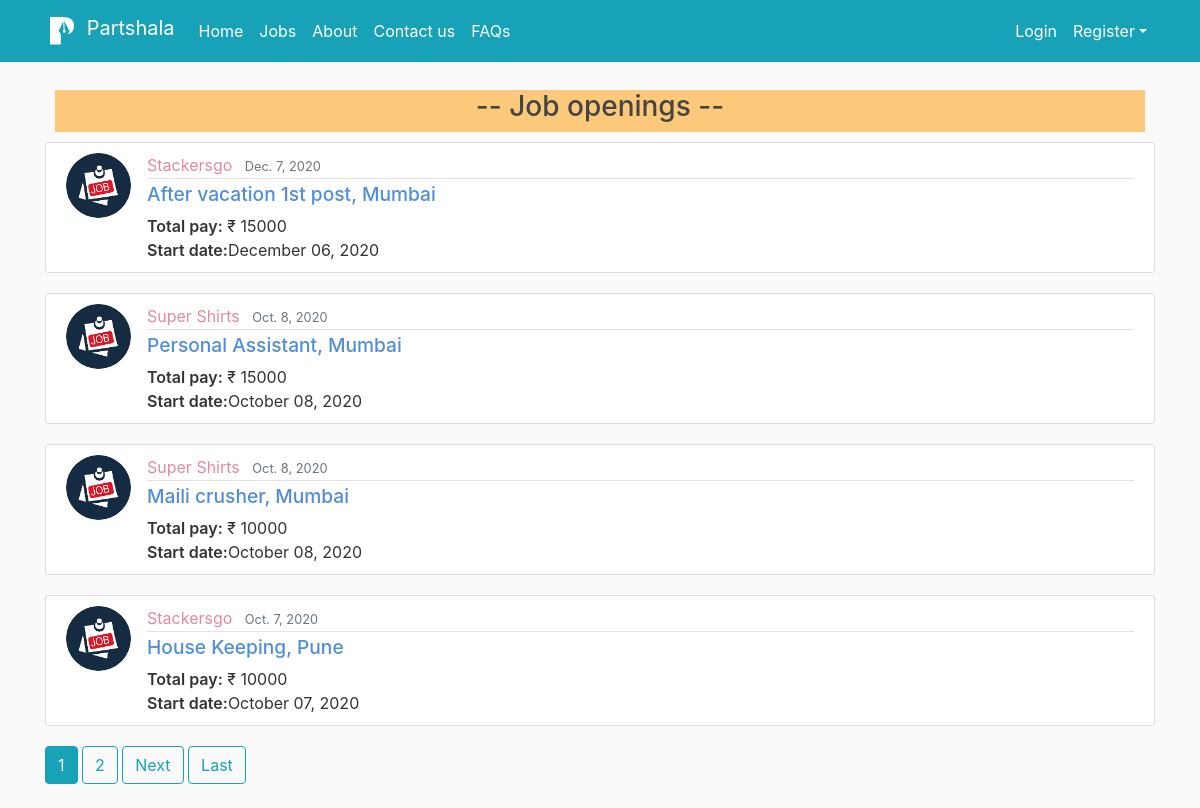
The page /jobs/ on the database as committed earlier.
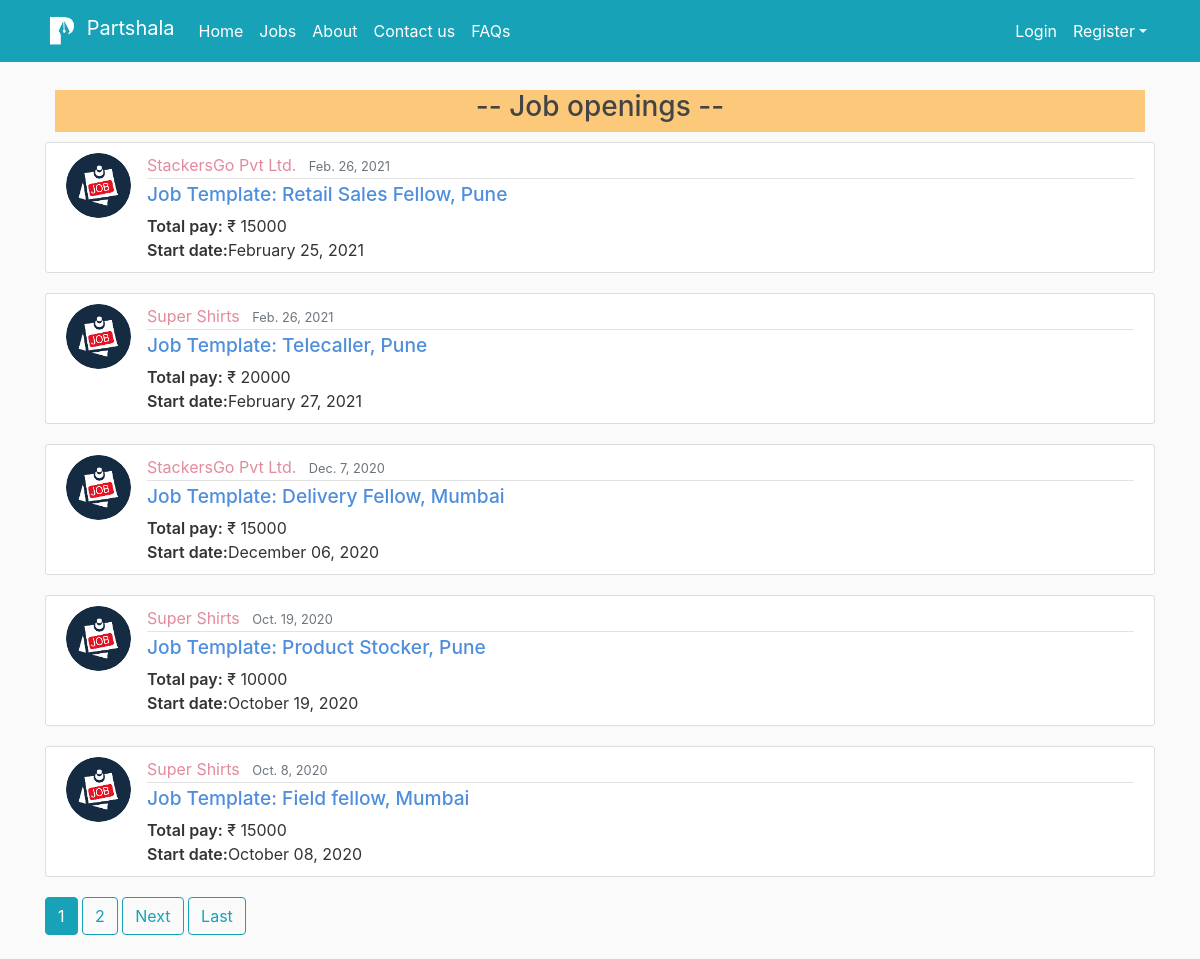
The same page on the database as committed later.
### blog/models.py (models this page shows, shortened)
class Post(models.Model):
    job_title = models.CharField(max_length=100)
    job_description = models.TextField()
    skills_reqd = models.TextField(default='Skills expected')
    post_date = models.DateField(default=timezone.now)
    start_date = models.DateField("Start date: (yyyy-mm-dd)", auto_now_add=False, auto_now=False, blank=False,default=timezone.now)
    end_date = models.DateField("End date: (yyyy-mm-dd)", auto_now_add=False, auto_now=False, blank=False,default=timezone.now)
    start_time = models.TimeField("Start time: (HH:MM)", blank=False, null=True)
    end_time = models.TimeField("End time: (HH:MM)", blank=False, null=True)
    fellow = models.ForeignKey(User, on_delete=models.CASCADE)
    city = models.CharField(max_length=15, default='')
    vacancy = models.PositiveIntegerField(default=1, validators=[MaxValueValidator(50)])
    address = models.TextField(default='Reporting Address')
    stipend = models.IntegerField(default=0, blank=True)
    filled = models.BooleanField(default=False)
    is_verified = models.BooleanField(default=False)
    is_rejected = models.BooleanField(default=False)
    rejection_note = models.TextField(default='Resubmit')
    no_of_hirings = models.PositiveIntegerField(default=1, validators=[MaxValueValidator(100)])
    note_by_partshala = models.TextField(default='')
    def get_duration(self):
        duration = (self.end_date - self.start_date).days
        return duration
    duration = property(get_duration)
    def get_total(self):
        total = self.stipend*self.no_of_hirings
        return total
    total = property(get_total)

### users/models.py (models this page shows, shortened)
class User(AbstractUser):
    username = models.CharField(unique=True,max_length=30)
    email = models.EmailField(unique=True,max_length=75)
    phone = PhoneNumberField( "Phone number: +9188xxx xxx88", unique=True,null=False, blank=False, default = '8888888888')
    is_fellow = models.BooleanField(default=False)
    is_associate = models.BooleanField(default=False)

class ProfileFellow(models.Model):
    fellow = models.OneToOneField(User, on_delete=models.CASCADE)
    company_name = models.CharField(default='', max_length=100)
    first_name = models.CharField(default='', max_length=15)
    last_name = models.CharField(default='', max_length=15)
    company_profile = models.TextField(default='')
    image = models.ImageField(default='default_fellow.png', upload_to='profile_pics_fellow')
    estd = models.PositiveIntegerField("Establishment year", default='1998', blank=False, validators=[MaxValueValidator(9999)])
    is_fellow = models.BooleanField(default=True)
    city = models.CharField(max_length=15, default='')
    address = models.TextField(default='Reporting Address')
    fellow_avg_rating = models.DecimalField(default=3, max_digits=2, decimal_places=1)
    is_verified = models.BooleanField(default=False)
    note_by_partshala = models.TextField(default='')

### blog/views.py (the view)
# urls.py: path('jobs/', PostListView.as_view(), name='jobs'),
class PostListView(ListView):
    model = Post
    template_name = 'blog/jobs.html'  # <app>/<model>_<viewtype>.html
    context_object_name = 'posts'
    ordering = ['-post_date']
    paginate_by = 5

### blog/templates/blog/jobs.html (shortened to what this page needs)
{% extends "blog/base.html" %}
{% block content %}
	<div class ="row justify-content-center" style="background-color: #fcc97b; margin: 10px;">
			<div class="text-center">
			<h3>--  Job openings  --</h3>
			</div>
	</div>
	{% for post in posts %}
		{% if post.is_verified and not post.filled %}
			<article class="media content-section">
			  <img class="rounded-circle article-img" src="{{ post.fellow.profilefellow.image.url }}">
			  <div class="media-body">
			    <div class="article-metadata">
			      <a class="mr-2" style="color: #e28b9c;" href="{% url 'fellow-posts' post.fellow %}">{{ post.fellow.profilefellow.company_name }}</a>
			      <small class="text-muted">{{ post.post_date }}</small>
			    </div>
			    <h2><a class="article-title" style="color: #4f8edc;" href="{% url 'post-detail' post.id %}">{{ post.job_title }}, {{ post.city }}</a></h2>
			    <p class="article-content" style="margin-bottom: 0rem;"> <span style="font-weight: 600"> Total pay:</span> &#8377; {{ post.stipend }}</p>
			    <p class="article-content" style="margin-bottom: 0rem;"> <span style="font-weight: 600">  Start date:</span>{{ post.start_date|date:"F d, Y" }}</p>
			  </div>
			</article>
		{% endif %}
	{% endfor %}
	{% if is_paginated %}
		{% for num in page_obj.paginator.page_range %}
			{% if page_obj.number == num %}
				<h2 class="btn btn-info mb-4">{{ num }}</h2>
			{% elif num > page_obj.number|add:'-3' and num < page_obj.number|add:'3' %}
				<a class="btn btn-outline-info mb-4" href="?page={{ num }}">{{ num }}</a>
			{% endif %}
		{% endfor %}
		{% if page_obj.has_next %}
				<a class="btn btn-outline-info mb-4" href="?page={{ page_obj.next_page_number }}">Next</a>
				<a class="btn btn-outline-info mb-4" href="?page={{ page_obj.paginator.num_pages }}">Last</a>
		{% endif %}
	{% endif %}
{% endblock content %}

### blog/templates/blog/base.html (shortened to what this page needs)
{% load static %}
<html>
<head>
    <link rel="stylesheet" href="https://maxcdn.bootstrapcdn.com/bootstrap/4.0.0/css/bootstrap.min.css">
    <link rel="stylesheet" href="https://cdnjs.cloudflare.com/ajax/libs/font-awesome/4.7.0/css/font-awesome.min.css">
	<link rel="stylesheet" href="{% static 'blog/main.css' %}">
</head>
<body>
	<header class="site-header">
	  <nav class="navbar navbar-expand-md navbar-dark bg-info fixed-top">
	    <div class="container">
	      <a class="navbar-brand" style="color: white" href="/">
		    <img src="/media/uploads/white_png.PNG" width="36" height="36" class="d-inline-block align-top" alt="" loading="lazy"> Partshala
		  </a>
	      <div class="collapse navbar-collapse" id="navbarNavDropdown">
	        <div class="navbar-nav mr-auto">
	          <a class="nav-item nav-link" style="color: white" href="{% url 'blog-home'%}">Home</a>
	          <a class="nav-item nav-link" style="color: white" href="{% url 'jobs'%}">Jobs</a>
	          <a class="nav-item nav-link" style="color: white" href="{% url 'about'%}">About</a>
	          <a class="nav-item nav-link" style="color: white" href="{% url 'contactus'%}">Contact us</a>
	          <a class="nav-item nav-link" style="color: white" href="{% url 'faqs'%}">FAQs</a>
	        </div>
	        <div class="navbar-nav">
	        	{% if user.is_authenticated %}
	        		{% if user.is_fellow %}
	        			<a class="nav-item nav-link" style="color: white" href="{% url 'profile_fellow' %}">Profile</a>
	        			{% if user.profilefellow.is_verified %}
	        				<a class="nav-item nav-link" style="color: white" href="{% url 'post-create' %}">Add Job</a>
	        				<a class="nav-item nav-link" style="color: white" href="{% url 'fellow_dashboard' %}">Dashboard</a>
	        			{% else %}
	        				<a class="nav-item nav-link" style="color: white" href="{% url 'profile_fellow' %}">Add Job</a>
	        				<a class="nav-item nav-link" style="color: white" href="{% url 'fellow_dashboard' %}">Dashboard</a>
                        {% endif %}
	        		{% else %}
	        			<a class="nav-item nav-link" style="color: white" href="{% url 'profile_associate' %}">Profile</a>
	        			<a class="nav-item nav-link" style="color: white" href="{% url 'associate_dashboard' %}">Dashboard</a>
	        		{% endif %}
	           		<a class="nav-item nav-link" style="color: white" href="{% url 'logout' %}">Logout</a>
	        	{% else %}
		          		<a class="nav-item nav-link" style="color: white" href="{% url 'login' %}">Login</a>
		          <li class="nav-item dropdown">
				    <a class="nav-link dropdown-toggle" style="color: white" href="#" id="navbarDropdownMenuLink" role="button" data-toggle="dropdown" aria-haspopup="true" aria-expanded="false">Register</a>
				   </li>
	          	{% endif %}
	        </div>
	      </div>
	    </div>
	  </nav>
	</header>
	<main role="main" class="container">
	  <div class="row">
	    <div class="col-md-12">
	      {% block content %}{% endblock %}
	    </div>
	</main>
</body>
</html>

### blog/static/blog/main.css (style rules this page uses)
body { background: #fafafa; color: #333333; margin-top: 5rem; }
h1, h2, h3, h4, h5, h6 { color: #444444; }
.site-header .navbar-nav .nav-link { color: #cbd5db; }
.content-section { background: #ffffff; padding: 10px 20px; border: 1px solid #dddddd; border-radius: 3px; margin-bottom: 20px; }
.article-title { color: #444444; font-size: 1.2rem }
.article-content { white-space: pre-line; }
.article-img { height: 65px; width: 65px; margin-right: 16px; }
.article-metadata { color: #444444; padding-bottom: 1px; font-size: 1rem; margin-bottom: 4px; border-bottom: 1px solid #e3e3e3 }

Rows that differ between the two databases and show on the page:
no longer on this page (row edited): Post: fellow.profilefellow.image (placeholder picture), fellow.profilefellow.company_name "Super Shirts", post_date "Oct. 8, 2020", job_title "Maili crusher", city "Mumbai", stipend "10000", start_date "October 08, 2020"
no longer on this page (row edited): Post: fellow.profilefellow.image (placeholder picture), fellow.profilefellow.company_name "Stackersgo", post_date "Oct. 7, 2020", job_title "House Keeping", city "Pune", stipend "10000", start_date "October 07, 2020"
added Post: fellow.profilefellow.image (placeholder picture), fellow.profilefellow.company_name "StackersGo Pvt Ltd.", post_date "Feb. 26, 2021", job_title "Job Template: Retail Sales Fellow", city "Pune", stipend "15000", start_date "February 25, 2021"
added Post: fellow.profilefellow.image (placeholder picture), fellow.profilefellow.company_name "Super Shirts", post_date "Feb. 26, 2021", job_title "Job Template: Telecaller", city "Pune", stipend "20000", start_date "February 27, 2021"
changed Post: fellow.profilefellow.company_name "Stackersgo" → "StackersGo Pvt Ltd."; job_title "After vacation 1st post" → "Job Template: Delivery Fellow"
now on this page (row edited): Post: fellow.profilefellow.image (placeholder picture), fellow.profilefellow.company_name "Super Shirts", post_date "Oct. 19, 2020", job_title "Job Template: Product Stocker", city "Pune", stipend "10000", start_date "October 19, 2020"
changed Post: job_title "Personal Assistant" → "Job Template: Field fellow"
